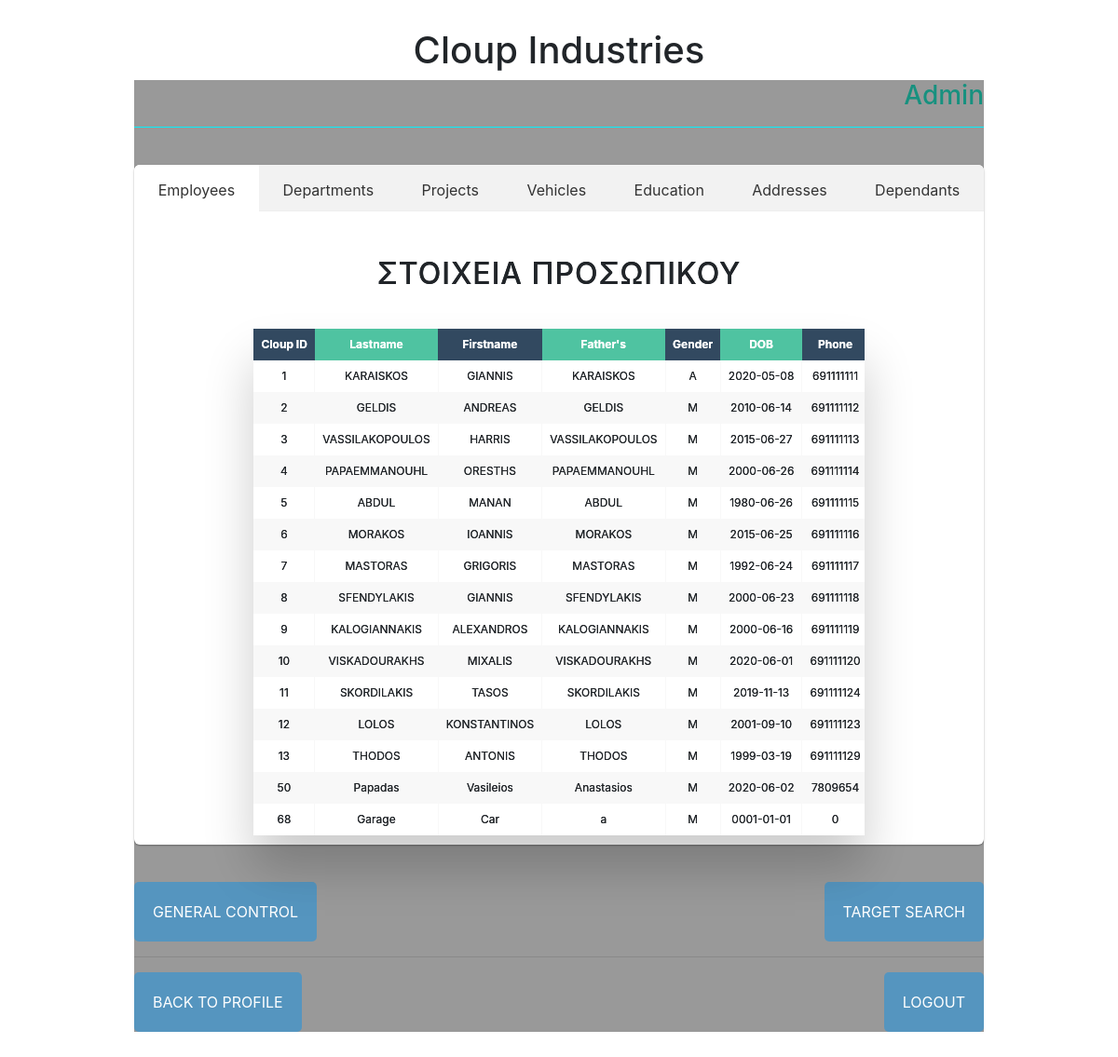
Page /asset_management.php on the committed database.
### tables this page shows
CREATE TABLE `ergazomenos` (
  `kwd_ergazomenou` int(11) NOT NULL,
  `Eponymo_ergazom` varchar(45) DEFAULT NULL,
  `Onoma_Ergazom` varchar(45) DEFAULT NULL,
  `Patronymo_Ergazom` varchar(45) DEFAULT NULL,
  `Fyllo_Ergaz` varchar(1) DEFAULT NULL,
  `AFM_Ergaz` int(10) DEFAULT NULL,
  `DOB_Ergazom` date DEFAULT NULL,
  `Tel_Ergaz` int(15) DEFAULT NULL,
  `Salary_Ergazom` double DEFAULT NULL,
  `Kod_tm_ergazom` int(11) DEFAULT NULL,
  `user_type_ergazom` int(5) NOT NULL
);

### Classes/Database.php (called while the page is built, shortened)
<?php
class Database
{
    private $host;
    private $database;
    private $user;
    private $pass;
    private $pdo;
    public function __construct()
    {
        $this->host = "127.0.0.1";
        $this->database = "cloup";
        $this->user = "root";
        $this->pass = "";
    }
    public function connect()
    {
        $this->opt = [PDO::ATTR_ERRMODE => PDO::ERRMODE_EXCEPTION, PDO::ATTR_DEFAULT_FETCH_MODE => PDO::FETCH_ASSOC, PDO::ATTR_EMULATE_PREPARES => false];
        $conString = "mysql:host=" . $this->host . ";dbname=" . $this->database . ";charset=utf8";
        $this->pdo = new PDO($conString, $this->user, $this->pass, $this->opt);
    }
    public function execute($sql, $array)
    {
        $stmt = $this->pdo->prepare($sql);
        $stmt->execute($array);
        return $stmt;
    }
    function getAllErgazom(){
        $sql = "SELECT kwd_ergazomenou, Eponymo_ergazom, Onoma_Ergazom, Patronymo_Ergazom, Fyllo_Ergaz, AFM_Ergaz, DOB_Ergazom, Tel_Ergaz, Salary_Ergazom, Kod_tm_ergazom, user_type_ergazom FROM ergazomenos ;";
        $res = $this->execute($sql, []);
        $rows = $res->fetchAll();
        return $rows;
    }
}

### asset_management.php (the view, shortened to what this page needs)
<?php
    require_once ("Classes/Database.php");
?>
<!DOCTYPE html>
<html>
<head>
        <link href="css/body_background.css" rel="stylesheet">
        <link href="css/logged_in_page.css" rel="stylesheet">
        <link href="css/tabs.css" rel="stylesheet">
        <link rel="stylesheet" type="text/css" href="css/bootstrap.css">
</head>
<body>
    <h1>Cloup Industries</h1>
    <div class="main_container">
        <div>
            <h3 class="text-left-right">
                <span class="right-text">
                <?php
                    echo 'Admin';
                ?>
                </span>
            </h3>
            <hr class="split">
	</div>
        <div class="tab-wrap">
            <label for="tab1">Employees</label>
            <label for="tab2">Departments</label>
            <label for="tab3">Projects</label>
            <label for="tab4">Vehicles</label>
            <label for="tab5">Education</label>
            <label for="tab6">Addresses</label>
            <label for="tab7">Dependants</label>
            <div class="tab__content">
                <?php
                    $DB = new Database();
                    $ergazomenoi = $DB->getAllErgazom();
                ?>
                <h2>ΣΤΟΙΧΕΙΑ ΠΡΟΣΩΠΙΚΟΥ</h2>
                <div class="table-wrapper">
                    <table class="fl-table">
                        <thead>
                        <tr>
                            <th>Cloup ID</th>
                            <th>Lastname</th>
                            <th>Firstname</th>
                            <th>Father's</th>
                            <th>Gender</th>
                            <th>DOB</th>
                            <th>Phone</th>
                        </tr>
                        </thead>
                        <tbody>
                        <?php
                            foreach($ergazomenoi as $ergazomenos){
                        ?>
                        <tr>
                            <td><?php echo $ergazomenos['kwd_ergazomenou']?></td>
                            <td><?php echo $ergazomenos['Eponymo_ergazom']?></td>
                            <td><?php echo $ergazomenos['Onoma_Ergazom']?></td>
                            <td><?php echo $ergazomenos['Patronymo_Ergazom']?></td>
                            <td><?php echo $ergazomenos['Fyllo_Ergaz']?></td>
                            <td><?php echo $ergazomenos['DOB_Ergazom']?></td>
                            <td><?php echo $ergazomenos['Tel_Ergaz']?></td>
                        </tr>
                        <?php }?>
                    </table>
                </div>
            </div>
        </div>
        <div class="button_cont text-left-right" align="center">
            <a class="example_a left-text" href="general_edit.php">General Control</a>
            <a class="example_a right-text" href="target_edit.php">Target Search</a>
        </div>
        <hr>
        <div class="button_cont text-left-right" align="center">
            <a class="example_a left-text" href="logged_in_page.php">Back to Profile</a>
            <a class="example_a right-text" href="logout.php">LOGOUT</a>
        </div>
    </div>
</body>
</html>

### css/body_background.css (style rules this page uses)
body, html { background: url(images/clouds.jpg) no-repeat center center fixed; -webkit-background-size: cover; -moz-background-size: cover; -o-background-size: cover; background-size: cover; -webkit-font-smoothing: antialiased; }
.main_container { background-color: rgba(0,0,0,0.4); width: 76%; max-width:1150px; height: 100%; min-height: 100%; margin-right: 12%; margin-left: 12%; }

### css/logged_in_page.css (style rules this page uses)
.text-left-right { text-align: right; position: relative; color: rgb(23, 145, 127); }
.left-text { left: 0; position: absolute; }
.right-text { right: 0; }
.split { border-color: rgb(5, 240, 252); }
* { box-sizing: border-box; -webkit-box-sizing: border-box; -moz-box-sizing: border-box; }
h2 { text-align: center; font-size: 18px; text-transform: uppercase; letter-spacing: 1px; color: white; padding: 30px 0; }
.table-wrapper { box-shadow: 0px 35px 50px rgba( 0, 0, 0, 0.2 ); margin-top: 10px; margin-left: 12%; margin-right: 12%; overflow-x: auto; }
.fl-table { border-radius: 5px; font-size: 12px; font-weight: normal; border: none; border-collapse: collapse; width: 100%; max-width: 100%; white-space: nowrap; background-color: white; }
.fl-table td, .fl-table th { text-align: center; padding: 8px; }
.fl-table td { border-right: 1px solid #f8f8f8; font-size: 12px; }
.fl-table thead th { color: #ffffff; background: #4FC3A1; }
.fl-table thead th:nth-child(odd) { color: #ffffff; background: #324960; }
.fl-table tr:nth-child(even) { background: #F8F8F8; }
.example_a { color: #fff !important; text-transform: uppercase; text-decoration: none; background: rgba(18, 145, 230,0.5); padding: 20px; border-radius: 5px; display: inline-block; border: none; transition: all 0.4s ease 0s; }

### css/tabs.css (style rules this page uses)
.tab-wrap { -webkit-transition: 0.3s box-shadow ease; transition: 0.3s box-shadow ease; border-radius: 6px; max-width: 100%; display: -webkit-box; display: -webkit-flex; display: -ms-flexbox; display: flex; -webkit-flex-wrap: wrap; -ms-flex-wrap: wrap; flex-wrap: wrap; position: relative; list-style: none; background-color: #fff; margin: 40px 0; box-shadow: 0 1px 3px rgba(0, 0, 0, 0.12), 0 1px 2px rgba(0, 0, 0, 0.24); }
.tab:checked:nth-of-type(1) ~ .tab__content:nth-of-type(1) { opacity: 1; -webkit-transition: 0.5s opacity ease-in, 0.2s transform ease; transition: 0.5s opacity ease-in, 0.2s transform ease; position: relative; top: 0; z-index: 100; -webkit-transform: translateY(0px); transform: translateY(0px); text-shadow: 0 0 0; }
.tab:first-of-type:not(:last-of-type) + label { border-top-right-radius: 0; border-bottom-right-radius: 0; }
.tab:not(:first-of-type):not(:last-of-type) + label { border-radius: 0; }
.tab:last-of-type:not(:first-of-type) + label { border-top-left-radius: 0; border-bottom-left-radius: 0; }
.tab:checked + label { background-color: #fff; box-shadow: 0 -1px 0 #fff inset; cursor: default; }
.tab + label { width:100%; box-shadow: 0 -1px 0 #eee inset; border-radius: 6px 6px 0 0; cursor: pointer; display: block; text-decoration: none; color: #333; -webkit-box-flex: 3; -webkit-flex-grow: 3; -ms-flex-positive: 3; flex-grow: 3; text-align: center; background-color: #f2f2f2; -webkit-user-select: none; -moz-user-select: none; -ms-user-select: none; user-select: none; text-align: center; -webkit-transition: 0.3s background-color ease, 0.3s box-shadow ease; transition: 0.3s background-color ease, 0.3s box-shadow ease; height: 50px; box-sizing: border-box; padding: 15px; }
@media (min-width:768px) { .tab + label { width:auto; } }
.tab__content { padding: 10px 25px; background-color: transparent; position: absolute; width: 100%; z-index: -1; opacity: 0; left: 0; -webkit-transform: translateY(-3px); transform: translateY(-3px); border-radius: 6px; }
*, *:before, *:after { -webkit-box-sizing: border-box; -moz-box-sizing: border-box; box-sizing: border-box; }
body { font-family: 'Maven Pro', sans-serif; background-color: #e7e7e7; color: #777; padding: 30px 0; min-width:350px; }
h1, h2 { margin: 0; color: #444; text-align: center; }
h2 { font-size: 1em; margin-bottom: 30px; }

### rows in the picture
ergazomenos: kwd_ergazomenou "1", Eponymo_ergazom "KARAISKOS", Onoma_Ergazom "GIANNIS", Patronymo_Ergazom "KARAISKOS", Fyllo_Ergaz "A", DOB_Ergazom "2020-05-08", Tel_Ergaz "691111111"
ergazomenos: kwd_ergazomenou "2", Eponymo_ergazom "GELDIS", Onoma_Ergazom "ANDREAS", Patronymo_Ergazom "GELDIS", Fyllo_Ergaz "M", DOB_Ergazom "2010-06-14", Tel_Ergaz "691111112"
ergazomenos: kwd_ergazomenou "3", Eponymo_ergazom "VASSILAKOPOULOS", Onoma_Ergazom "HARRIS", Patronymo_Ergazom "VASSILAKOPOULOS", Fyllo_Ergaz "M", DOB_Ergazom "2015-06-27", Tel_Ergaz "691111113"
ergazomenos: kwd_ergazomenou "4", Eponymo_ergazom "PAPAEMMANOUHL", Onoma_Ergazom "ORESTHS", Patronymo_Ergazom "PAPAEMMANOUHL", Fyllo_Ergaz "M", DOB_Ergazom "2000-06-26", Tel_Ergaz "691111114"
ergazomenos: kwd_ergazomenou "5", Eponymo_ergazom "ABDUL", Onoma_Ergazom "MANAN", Patronymo_Ergazom "ABDUL", Fyllo_Ergaz "M", DOB_Ergazom "1980-06-26", Tel_Ergaz "691111115"
ergazomenos: kwd_ergazomenou "6", Eponymo_ergazom "MORAKOS", Onoma_Ergazom "IOANNIS", Patronymo_Ergazom "MORAKOS", Fyllo_Ergaz "M", DOB_Ergazom "2015-06-25", Tel_Ergaz "691111116"
ergazomenos: kwd_ergazomenou "7", Eponymo_ergazom "MASTORAS", Onoma_Ergazom "GRIGORIS", Patronymo_Ergazom "MASTORAS", Fyllo_Ergaz "M", DOB_Ergazom "1992-06-24", Tel_Ergaz "691111117"
ergazomenos: kwd_ergazomenou "8", Eponymo_ergazom "SFENDYLAKIS", Onoma_Ergazom "GIANNIS", Patronymo_Ergazom "SFENDYLAKIS", Fyllo_Ergaz "M", DOB_Ergazom "2000-06-23", Tel_Ergaz "691111118"
ergazomenos: kwd_ergazomenou "9", Eponymo_ergazom "KALOGIANNAKIS", Onoma_Ergazom "ALEXANDROS", Patronymo_Ergazom "KALOGIANNAKIS", Fyllo_Ergaz "M", DOB_Ergazom "2000-06-16", Tel_Ergaz "691111119"
ergazomenos: kwd_ergazomenou "10", Eponymo_ergazom "VISKADOURAKHS", Onoma_Ergazom "MIXALIS", Patronymo_Ergazom "VISKADOURAKHS", Fyllo_Ergaz "M", DOB_Ergazom "2020-06-01", Tel_Ergaz "691111120"
ergazomenos: kwd_ergazomenou "11", Eponymo_ergazom "SKORDILAKIS", Onoma_Ergazom "TASOS", Patronymo_Ergazom "SKORDILAKIS", Fyllo_Ergaz "M", DOB_Ergazom "2019-11-13", Tel_Ergaz "691111124"
ergazomenos: kwd_ergazomenou "12", Eponymo_ergazom "LOLOS", Onoma_Ergazom "KONSTANTINOS", Patronymo_Ergazom "LOLOS", Fyllo_Ergaz "M", DOB_Ergazom "2001-09-10", Tel_Ergaz "691111123"
ergazomenos: kwd_ergazomenou "13", Eponymo_ergazom "THODOS", Onoma_Ergazom "ANTONIS", Patronymo_Ergazom "THODOS", Fyllo_Ergaz "M", DOB_Ergazom "1999-03-19", Tel_Ergaz "691111129"
ergazomenos: kwd_ergazomenou "50", Eponymo_ergazom "Papadas", Onoma_Ergazom "Vasileios", Patronymo_Ergazom "Anastasios", Fyllo_Ergaz "M", DOB_Ergazom "2020-06-02", Tel_Ergaz "7809654"
ergazomenos: kwd_ergazomenou "68", Eponymo_ergazom "Garage", Onoma_Ergazom "Car", Patronymo_Ergazom "a", Fyllo_Ergaz "M", DOB_Ergazom "0001-01-01", Tel_Ergaz "0"
